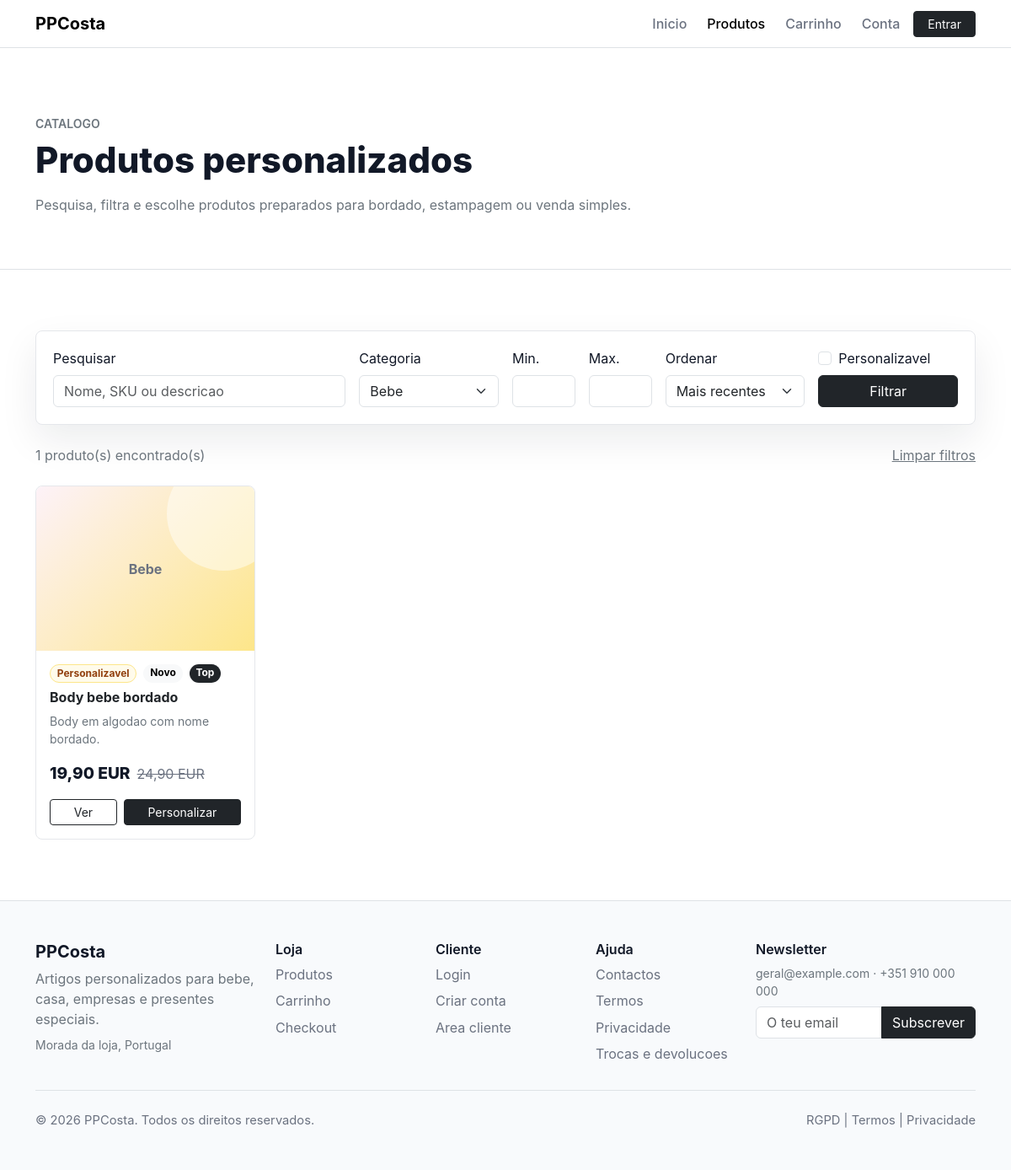
The page /categoria/bebe on the database its author committed.
### tables this page shows
CREATE TABLE products (
    id BIGINT UNSIGNED AUTO_INCREMENT PRIMARY KEY,
    brand_id BIGINT UNSIGNED NULL,
    supplier_id BIGINT UNSIGNED NULL,
    tax_rate_id BIGINT UNSIGNED NOT NULL,
    name VARCHAR(190) NOT NULL,
    slug VARCHAR(210) NOT NULL,
    short_description TEXT NULL,
    long_description MEDIUMTEXT NULL,
    sku VARCHAR(100) NOT NULL,
    ean VARCHAR(40) NULL,
    price DECIMAL(12,2) NOT NULL,
    sale_price DECIMAL(12,2) NULL,
    cost_price DECIMAL(12,2) NULL,
    stock INT NOT NULL DEFAULT 0,
    stock_minimum INT NOT NULL DEFAULT 0,
    weight_grams INT NULL,
    width_mm INT NULL,
    height_mm INT NULL,
    depth_mm INT NULL,
    video_url VARCHAR(255) NULL,
    is_active TINYINT(1) NOT NULL DEFAULT 1,
    is_new TINYINT(1) NOT NULL DEFAULT 0,
    is_featured TINYINT(1) NOT NULL DEFAULT 0,
    is_on_sale TINYINT(1) NOT NULL DEFAULT 0,
    is_best_seller TINYINT(1) NOT NULL DEFAULT 0,
    is_personalizable TINYINT(1) NOT NULL DEFAULT 0,
    meta_title VARCHAR(190) NULL,
    meta_description VARCHAR(255) NULL,
    canonical_url VARCHAR(255) NULL,
    created_at TIMESTAMP NOT NULL DEFAULT CURRENT_TIMESTAMP,
    updated_at TIMESTAMP NOT NULL DEFAULT CURRENT_TIMESTAMP ON UPDATE CURRENT_TIMESTAMP,
    UNIQUE KEY uq_products_slug (slug),
    UNIQUE KEY uq_products_sku (sku),
    KEY idx_products_flags (is_active, is_featured, is_new, is_on_sale, is_best_seller),
    KEY idx_products_brand (brand_id),
    KEY idx_products_supplier (supplier_id),
    FULLTEXT KEY ft_products_search (name, short_description, long_description, sku),
    CONSTRAINT fk_products_brand FOREIGN KEY (brand_id) REFERENCES brands(id) ON DELETE SET NULL,
    CONSTRAINT fk_products_supplier FOREIGN KEY (supplier_id) REFERENCES suppliers(id) ON DELETE SET NULL,
    CONSTRAINT fk_products_tax_rate FOREIGN KEY (tax_rate_id) REFERENCES tax_rates(id),
    CHECK (price >= 0),
    CHECK (sale_price IS NULL OR sale_price >= 0),
    CHECK (stock >= 0)
);

CREATE TABLE categories (
    id BIGINT UNSIGNED AUTO_INCREMENT PRIMARY KEY,
    parent_id BIGINT UNSIGNED NULL,
    name VARCHAR(160) NOT NULL,
    slug VARCHAR(180) NOT NULL,
    description TEXT NULL,
    image_path VARCHAR(255) NULL,
    sort_order INT NOT NULL DEFAULT 0,
    is_active TINYINT(1) NOT NULL DEFAULT 1,
    meta_title VARCHAR(190) NULL,
    meta_description VARCHAR(255) NULL,
    created_at TIMESTAMP NOT NULL DEFAULT CURRENT_TIMESTAMP,
    updated_at TIMESTAMP NOT NULL DEFAULT CURRENT_TIMESTAMP ON UPDATE CURRENT_TIMESTAMP,
    UNIQUE KEY uq_categories_slug (slug),
    KEY idx_categories_parent (parent_id),
    KEY idx_categories_active_sort (is_active, sort_order),
    CONSTRAINT fk_categories_parent FOREIGN KEY (parent_id) REFERENCES categories(id) ON DELETE SET NULL
);

### includes/functions.php (called while the page is built, shortened)
<?php
function url(string $path = ''): string
{
    return app_base_url() . '/' . ltrim($path, '/');
}
function app_base_url(): string
{
    if (PHP_SAPI !== 'cli' && !empty($_SERVER['HTTP_HOST'])) {
        $scheme = (!empty($_SERVER['HTTPS']) && $_SERVER['HTTPS'] !== 'off') ? 'https' : 'http';
        $basePath = rtrim((string) (parse_url(APP_URL, PHP_URL_PATH) ?: ''), '/');
        return $scheme . '://' . $_SERVER['HTTP_HOST'] . $basePath;
    }
    return APP_URL;
}
function product_url(string $slug): string
{
    return url('produto/' . rawurlencode($slug));
}
function e(?string $value): string
{
    return htmlspecialchars((string) $value, ENT_QUOTES, 'UTF-8');
}
function format_price(float $value): string
{
    return number_format($value, 2, ',', ' ') . ' EUR';
}

### includes/catalog.php (called while the page is built, shortened)
<?php
require_once __DIR__ . '/database.php';
require_once __DIR__ . '/functions.php';
function catalog_categories(): array
{
    try {
        $stmt = db()->query(
            'SELECT id, name, slug, description, image_path
             FROM categories
             WHERE is_active = 1
             ORDER BY sort_order ASC, name ASC'
        );
        return array_map('catalog_normalize_category', $stmt->fetchAll());
    } catch (Throwable) {
        return array_map('catalog_normalize_category', catalog_fallback_categories());
    }
}
function catalog_normalize_category(array $category): array
{
    $descriptions = [
        'bebe' => 'Bodies, babetes, fraldas e mantas',
        'roupa' => 'T-shirts, sweatshirts e hoodies',
        'casa' => 'Toalhas, almofadas e mantas',
        'canecas' => 'Fotografia, frase ou logotipo',
        'empresas' => 'Produtos e packs corporativos',
        'brindes' => 'Porta-chaves, sacos e mochilas',
    ];
    $slug = (string) ($category['slug'] ?? '');
    $category['description'] = trim((string) ($category['description'] ?? '')) !== ''
        ? (string) $category['description']
        : ($descriptions[$slug] ?? 'Produtos personalizados');
    $category['icon_class'] = catalog_category_icon_class($slug);
    return $category;
}
function catalog_category_icon_class(string $slug): string
{
    return [
        'bebe' => 'body',
        'roupa' => 'shirt',
        'casa' => 'home',
        'canecas' => 'mug',
        'empresas' => 'business',
        'brindes' => 'gift',
    ][$slug] ?? 'gift';
}
function catalog_product_media_class(?string $categorySlug): string
{
    return [
        'bebe' => 'product-baby',
        'canecas' => 'product-mug',
        'roupa' => 'product-hoodie',
        'empresas' => 'product-bag',
        'brindes' => 'product-bag',
        'casa' => 'product-baby',
    ][$categorySlug ?? ''] ?? 'product-mug';
}
function catalog_products(array $filters = []): array
{
    $filters = array_merge([
        'q' => '',
        'category' => '',
        'min_price' => null,
        'max_price' => null,
        'personalization' => '',
        'sort' => 'recent',
    ], $filters);
    try {
        $where = ['p.is_active = 1'];
        $params = [];
        if (!empty($filters['category'])) {
            $where[] = 'c.slug = :category';
            $params['category'] = $filters['category'];
        }
        $sortSql = match ($filters['sort'] ?? 'recent') {
            'price_asc' => 'final_price ASC, p.name ASC',
            'price_desc' => 'final_price DESC, p.name ASC',
            'best_seller' => 'p.is_best_seller DESC, p.created_at DESC',
            'name' => 'p.name ASC',
            default => 'p.created_at DESC',
        };
        $sql = '
            SELECT
                p.id,
                p.name,
                p.slug,
                p.short_description,
                p.long_description,
                p.sku,
                p.price,
                p.sale_price,
                COALESCE(p.sale_price, p.price) AS final_price,
                p.stock,
                p.is_new,
                p.is_on_sale,
                p.is_best_seller,
                p.is_personalizable,
                c.slug AS category_slug,
                c.name AS category_name,
                COALESCE(pi.path, "") AS image_path,
                "Personalizavel" AS technique,
                "product-mug" AS media_class
            FROM products p
            LEFT JOIN product_categories pc ON pc.product_id = p.id AND pc.is_primary = 1
            LEFT JOIN categories c ON c.id = pc.category_id
            LEFT JOIN product_images pi ON pi.product_id = p.id AND pi.is_primary = 1
            WHERE ' . implode(' AND ', $where) . '
            ORDER BY ' . $sortSql;
        $stmt = db()->prepare($sql);
        $stmt->execute($params);
        return array_map('catalog_normalize_product', $stmt->fetchAll());
    } catch (Throwable) {
        return catalog_filter_fallback_products($filters);
    }
}
function catalog_normalize_product(array $product): array
{
    $product['media_class'] = catalog_product_media_class($product['category_slug'] ?? null);
    $product['final_price'] = $product['final_price'] ?? ($product['sale_price'] ?: $product['price'] ?? 0);
    return $product;
}
function catalog_filters_from_request(): array
{
    return [
        'q' => trim($_GET['q'] ?? ''),
        'category' => trim($_GET['categoria'] ?? ''),
        'min_price' => $_GET['preco_min'] ?? null,
        'max_price' => $_GET['preco_max'] ?? null,
        'personalization' => isset($_GET['personalizavel']) ? '1' : '',
        'sort' => trim($_GET['ordenar'] ?? 'recent'),
    ];
}

### includes/database.php (called while the page is built, shortened)
<?php
function db(): PDO
{
    static $pdo = null;
    if ($pdo instanceof PDO) {
        return $pdo;
    }
    $dsn = sprintf(
        'mysql:host=%s;port=%d;dbname=%s;charset=%s',
        DB_HOST,
        DB_PORT,
        DB_NAME,
        DB_CHARSET
    );
    $pdo = new PDO($dsn, DB_USER, DB_PASS, [
        PDO::ATTR_ERRMODE => PDO::ERRMODE_EXCEPTION,
        PDO::ATTR_DEFAULT_FETCH_MODE => PDO::FETCH_ASSOC,
        PDO::ATTR_EMULATE_PREPARES => false,
    ]);
    return $pdo;
}

### produto.php (the view, shortened to what this page needs)
<?php
require_once __DIR__ . '/includes/catalog.php';
$filters = catalog_filters_from_request();
$categories = catalog_categories();
$products = catalog_products($filters);
require_once __DIR__ . '/includes/header.php';
?>
<section class="catalog-hero border-bottom">
    <div class="container">
        <p class="text-uppercase text-secondary fw-semibold small mb-2">Catalogo</p>
        <h1 class="section-title mb-3">Produtos personalizados</h1>
        <p class="text-secondary mb-0">Pesquisa, filtra e escolhe produtos preparados para bordado, estampagem ou venda simples.</p>
    </div>
</section>
<section class="section-pad">
    <div class="container">
        <form class="catalog-filters mb-4" method="get" action="<?= e(url('produto.php')) ?>">
            <div class="row g-3 align-items-end">
                <div class="col-lg-4">
                    <label class="form-label" for="q">Pesquisar</label>
                    <input class="form-control" id="q" name="q" type="search" value="<?= e($filters['q']) ?>" placeholder="Nome, SKU ou descricao">
                </div>
                <div class="col-sm-6 col-lg-2">
                    <label class="form-label" for="categoria">Categoria</label>
                    <select class="form-select" id="categoria" name="categoria">
                        <?php foreach ($categories as $category): ?>
                            <option value="<?= e($category['slug']) ?>" <?= $filters['category'] === $category['slug'] ? 'selected' : '' ?>>
                                <?= e($category['name']) ?>
                            </option>
                        <?php endforeach; ?>
                    </select>
                </div>
                <div class="col-6 col-lg-1">
                    <label class="form-label" for="preco_min">Min.</label>
                    <input class="form-control" id="preco_min" name="preco_min" type="number" min="0" step="0.01" value="<?= e((string) $filters['min_price']) ?>">
                </div>
                <div class="col-6 col-lg-1">
                    <label class="form-label" for="preco_max">Max.</label>
                    <input class="form-control" id="preco_max" name="preco_max" type="number" min="0" step="0.01" value="<?= e((string) $filters['max_price']) ?>">
                </div>
                <div class="col-sm-6 col-lg-2">
                    <label class="form-label" for="ordenar">Ordenar</label>
                    <select class="form-select" id="ordenar" name="ordenar">
                        <option value="recent" <?= $filters['sort'] === 'recent' ? 'selected' : '' ?>>Mais recentes</option>
                    </select>
                </div>
                <div class="col-sm-6 col-lg-2">
                    <div class="form-check mb-2">
                        <input class="form-check-input" id="personalizavel" name="personalizavel" type="checkbox" value="1" <?= $filters['personalization'] ? 'checked' : '' ?>>
                        <label class="form-check-label" for="personalizavel">Personalizavel</label>
                    </div>
                    <button class="btn btn-dark w-100" type="submit">Filtrar</button>
                </div>
            </div>
        </form>
        <div class="d-flex flex-column flex-md-row justify-content-between gap-2 mb-4">
            <span class="text-secondary"><?= count($products) ?> produto(s) encontrado(s)</span>
            <a class="text-secondary" href="<?= e(url('produto.php')) ?>">Limpar filtros</a>
        </div>
        <?php if ($products === []): ?>
            <div class="empty-state">
                <h2 class="h4 fw-bold">Sem resultados</h2>
                <p class="text-secondary mb-0">Experimenta remover filtros ou pesquisar por outra palavra.</p>
            </div>
        <?php else: ?>
            <div class="row g-4">
                <?php foreach ($products as $product): ?>
                    <div class="col-sm-6 col-xl-3">
                        <article class="product-card h-100 overflow-hidden">
                            <a class="product-media <?= e($product['media_class'] ?? 'product-mug') ?>" href="<?= e(product_url($product['slug'])) ?>">
                                <span><?= e($product['category_name'] ?? 'Produto') ?></span>
                            </a>
                            <div class="p-3">
                                <div class="d-flex flex-wrap gap-2 mb-2">
                                    <?php if (!empty($product['is_personalizable'])): ?>
                                        <span class="badge badge-soft rounded-pill">Personalizavel</span>
                                    <?php endif; ?>
                                    <?php if (!empty($product['is_new'])): ?>
                                        <span class="badge text-bg-light rounded-pill">Novo</span>
                                    <?php endif; ?>
                                    <?php if (!empty($product['is_best_seller'])): ?>
                                        <span class="badge text-bg-dark rounded-pill">Top</span>
                                    <?php endif; ?>
                                </div>
                                <h2 class="h6 fw-bold">
                                    <a class="text-dark text-decoration-none" href="<?= e(product_url($product['slug'])) ?>">
                                        <?= e($product['name']) ?>
                                    </a>
                                </h2>
                                <p class="text-secondary small mb-3"><?= e($product['short_description']) ?></p>
                                <div class="d-flex align-items-center gap-2 mb-3">
                                    <span class="price"><?= e(format_price((float) $product['final_price'])) ?></span>
                                    <?php if (!empty($product['sale_price'])): ?>
                                        <span class="old-price"><?= e(format_price((float) $product['price'])) ?></span>
                                    <?php endif; ?>
                                </div>
                                <div class="d-flex gap-2">
                                    <a class="btn btn-sm btn-outline-dark flex-fill" href="<?= e(product_url($product['slug'])) ?>">Ver</a>
                                    <a class="btn btn-sm btn-dark flex-fill" href="<?= e(product_url($product['slug'])) ?>">Personalizar</a>
                                </div>
                            </div>
                        </article>
                    </div>
                <?php endforeach; ?>
            </div>
        <?php endif; ?>
    </div>
</section>
<?php require_once __DIR__ . '/includes/footer.php'; ?>

### rows shown on the page
products: categories.name "Bebe", is_personalizable "Personalizavel", is_new "Novo", is_best_seller "Top", name "Body bebe bordado", short_description "Body em algodao com nome bordado.", final_price "19,90 EUR", price "24,90 EUR"

### other values the page prints
APP_NAME "PPCosta"
count($products) "1"
$footerStoreName "PPCosta"
$footerSettings['store_address'] "Morada da loja, Portugal"
$footerSettings['store_email'] "geral@example.com"
$footerSettings['store_phone'] "+351 910 000 000"
form field categoria "Bebe"
